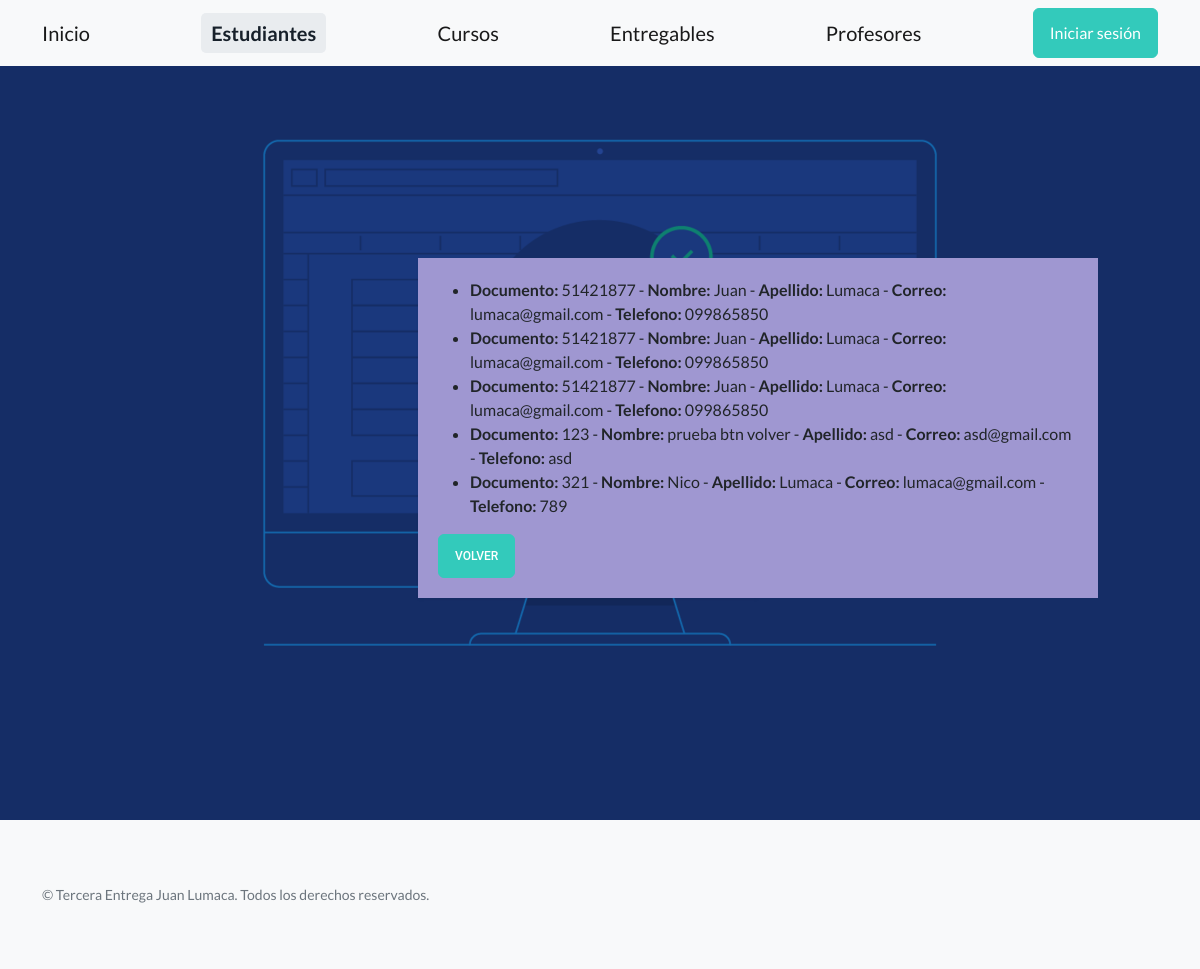
The page /AppCoder/buscarEstudiantes on the database as committed earlier.
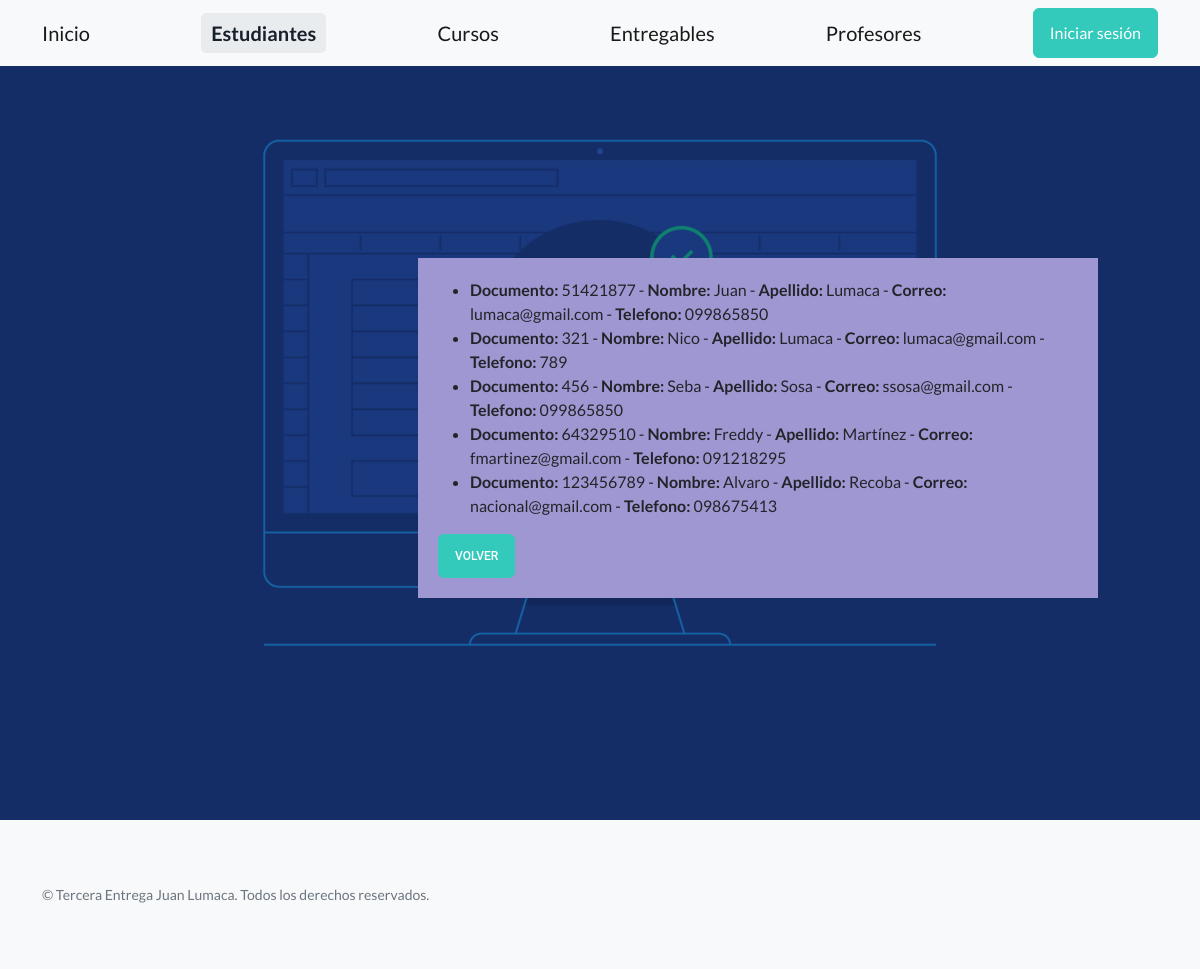
The same page on the database as committed later.
### AppCoder/models.py (models this page shows)
class Estudiante(models.Model):
    documento = models.CharField(max_length=10)
    nombre = models.CharField(max_length=30)
    apellido = models.CharField(max_length=30)
    email = models.CharField(max_length=30)
    telefono = models.CharField(max_length=30)

### AppCoder/views.py (the view)
# urls.py: path('buscarEstudiantes', views.buscarEstudiantesTodos,name="BuscarEstudiantes"),#ESTUDIANTES
def buscarEstudiantesTodos(req):
    try:
        if req.method == "GET":
            estudiantes = Estudiante.objects.all()
            return render(req, "Estudiantes/formConsultarTodosEstudiantes.html", {"estudiantes": estudiantes,'active_page': 'estudiantes'})
    except OperationalError as e:
        return render(req, "Estudiantes/formConsultarTodosEstudiantes.html", {'error_message':f"Ha ocurrido un error no controlado con la base de datos: {str(e)}",'active_page': 'estudiantes'})
    except IntegrityError as e:
        return render(req, "Estudiantes/formConsultarTodosEstudiantes.html", {'error_message':f"Ha ocurrido un error de integridad no controlado con la base de datos: {str(e)}",'active_page': 'estudiantes'})
    except ValueError as e:
        return render(req, "Estudiantes/formConsultarTodosEstudiantes.html", {'error_message':f"Se deben ingresar los datos: {str(e)}",'active_page': 'estudiantes'})
    except Exception as e:
        return render(req, "Estudiantes/formConsultarTodosEstudiantes.html", {'error_message':f"Excepción no controlada: {str(e)}",'active_page': 'estudiantes'})

### AppCoder/templates/Estudiantes/formConsultarTodosEstudiantes.html (shortened to what this page needs)
{% extends "padre.html" %}
{% load static %}
{% block contenidoQueCambia %}
  <div class="padding">
    <div class="row container d-flex justify-content-center">
      <div class="col-md-6 col-lg-4">
        <div class="card">
          <div class="FondoConsulta">
            {% if error_message %}
              <p class="MensajeError">{{error_message}}</p>
            {% else %}
              {% if estudiantes %}
                <ul>
                  {% for estudiante in estudiantes %}
                    <li>
                      <strong>Documento:</strong> {{estudiante.documento}} -
                      <strong>Nombre:</strong> {{estudiante.nombre}} -
                      <strong>Apellido:</strong> {{estudiante.apellido}} -
                      <strong>Correo:</strong> {{estudiante.email}} -
                      <strong>Telefono:</strong> {{estudiante.telefono}}
                    </li>
                  {% endfor %}
                </ul>
              {% else %}
                <p class="MensajeError">No se encontraron datos!</p>
              {% endif %}
            {% endif %}
            <a href="{% url 'Estudiantes' %}" class="btn btn-block btn-bold btn-primary">Volver</a>
          </div>
        </div>
      </div>
    </div>
  </div>
{% endblock %}

### AppCoder/templates/padre.html (shortened to what this page needs)
<!DOCTYPE html>
<html lang="en">
    <head>
        {% load static %}
        <link href="https://cdn.jsdelivr.net/npm/bootstrap-icons@1.5.0/font/bootstrap-icons.css" rel="stylesheet" type="text/css" />
        <link href="{% static 'css/styles.css'%}" rel="stylesheet" />
        <link href="{% static 'css/styles.css'%}" rel="stylesheet" />
    </head>
    <body>
        <nav class="navbar navbar-light bg-light static-top">
            <div class="container">
                <a class="navbar-brand {% if active_page == 'inicio' %}active{% endif %}" href="{% url 'Inicio' %}">Inicio</a>
                <a class="navbar-brand {% if active_page == 'estudiantes' %}active{% endif %}" href="{% url 'Estudiantes' %}">Estudiantes</a>
                <a class="navbar-brand {% if active_page == 'cursos' %}active{% endif %}" href="{% url 'Cursos' %}">Cursos</a>
                <a class="navbar-brand {% if active_page == 'entregables' %}active{% endif %}" href="{% url 'Entregables' %}">Entregables</a>
                <a class="navbar-brand {% if active_page == 'profesores' %}active{% endif %}" href="{% url 'Profesores' %}">Profesores</a>
                <a class="btn btn-primary" href="#signup">Iniciar sesión</a>
            </div>
        </nav>
        <header class="masthead">
            <div class="container position-relative">
                {% block contenidoQueCambia %}
                {% endblock %}
            </div>
        </header>
        <footer class="footer bg-light">
            <div class="container">
                <div class="row">
                    <div class="col-lg-6 h-100 text-center text-lg-start my-auto">
                        <p class="text-muted small mb-4 mb-lg-0">&copy; Tercera Entrega Juan Lumaca. Todos los derechos reservados.</p>
                    </div>
                </div>
            </div>
        </footer>
    </body>
</html>

Rows that differ between the two databases and show on the page:
removed Estudiante: documento "51421877", nombre "Juan", apellido "Lumaca", email "lumaca@gmail.com", telefono "099865850"
removed Estudiante: documento "51421877", nombre "Juan", apellido "Lumaca", email "lumaca@gmail.com", telefono "099865850"
removed Estudiante: documento "123", nombre "prueba btn volver", apellido "asd", email "asd@gmail.com", telefono "asd"
added Estudiante: documento "456", nombre "Seba", apellido "Sosa", email "ssosa@gmail.com", telefono "099865850"
added Estudiante: documento "64329510", nombre "Freddy", apellido "Martínez", email "fmartinez@gmail.com", telefono "091218295"
added Estudiante: documento "123456789", nombre "Alvaro", apellido "Recoba", email "nacional@gmail.com", telefono "098675413"
